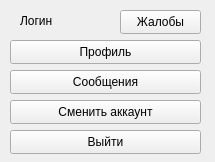
<?xml version="1.0" encoding="UTF-8"?>
<ui version="4.0">
 <class>modMinMenu</class>
 <widget class="QWidget" name="modMinMenu">
  <property name="geometry">
   <rect>
    <x>0</x>
    <y>0</y>
    <width>215</width>
    <height>162</height>
   </rect>
  </property>
  <property name="windowTitle">
   <string>Form</string>
  </property>
  <widget class="QPushButton" name="message">
   <property name="geometry">
    <rect>
     <x>10</x>
     <y>70</y>
     <width>191</width>
     <height>24</height>
    </rect>
   </property>
   <property name="text">
    <string>Сообщения</string>
   </property>
  </widget>
  <widget class="QPushButton" name="change">
   <property name="geometry">
    <rect>
     <x>10</x>
     <y>100</y>
     <width>191</width>
     <height>24</height>
    </rect>
   </property>
   <property name="text">
    <string>Сменить аккаунт</string>
   </property>
  </widget>
  <widget class="QPushButton" name="profil">
   <property name="geometry">
    <rect>
     <x>10</x>
     <y>40</y>
     <width>191</width>
     <height>24</height>
    </rect>
   </property>
   <property name="text">
    <string>Профиль</string>
   </property>
  </widget>
  <widget class="QPushButton" name="exit">
   <property name="geometry">
    <rect>
     <x>10</x>
     <y>130</y>
     <width>191</width>
     <height>24</height>
    </rect>
   </property>
   <property name="text">
    <string>Выйти</string>
   </property>
  </widget>
  <widget class="QLabel" name="login">
   <property name="geometry">
    <rect>
     <x>20</x>
     <y>10</y>
     <width>91</width>
     <height>21</height>
    </rect>
   </property>
   <property name="text">
    <string>Логин</string>
   </property>
  </widget>
  <widget class="QPushButton" name="report">
   <property name="geometry">
    <rect>
     <x>120</x>
     <y>10</y>
     <width>81</width>
     <height>24</height>
    </rect>
   </property>
   <property name="text">
    <string>Жалобы</string>
   </property>
  </widget>
 </widget>
 <resources/>
 <connections/>
</ui>
